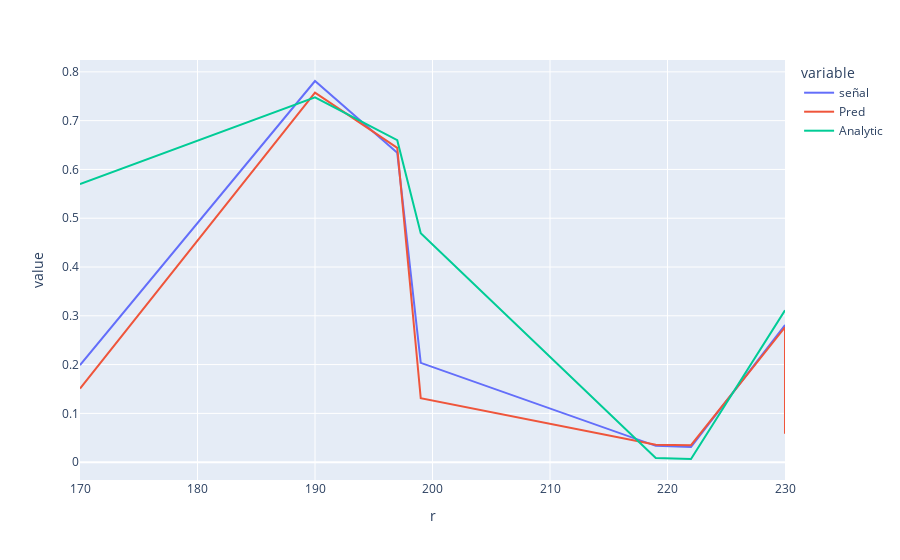

Notebook code cell kept with this figure:
### Code cell
REP = y_test.copy()

REP['Pred'] = DenseAdamaxPrediction7
REP['Analytic'] = MIXEDF0.loc[x_test.index, 'Analytic'].values
REP['Limit'] = MIXEDF0.loc[x_test.index, 'Limit']

REP['Z'] = MIXEDF0.loc[x_test.index, 'Z']



REP[REP['Limit']==200][['señal', 'Pred', 'Analytic']].sort_index().plot()

### Figure 1 — Plotly figure (JSON) as saved in the notebook; plotly's stock layout.template omitted (floating-point values rounded to 4 significant figures)
{"data": [{"hovertemplate": "variable=señal<br>r=%{x}<br>value=%{y}<extra></extra>", "legendgroup": "señal", "line": {"color": "#636efa", "dash": "solid"}, "mode": "lines", "name": "señal", "orientation": "v", "showlegend": true, "type": "scatter", "x": [170, 190, 197, 199, 219, 222, 230, 230], "xaxis": "x", "y": [0.1988, 0.7813, 0.634, 0.2036, 0.03349, 0.0313, 0.281, 0.08399], "yaxis": "y"}, {"hovertemplate": "variable=Pred<br>r=%{x}<br>value=%{y}<extra></extra>", "legendgroup": "Pred", "line": {"color": "#EF553B", "dash": "solid"}, "mode": "lines", "name": "Pred", "orientation": "v", "showlegend": true, "type": "scatter", "x": [170, 190, 197, 199, 219, 222, 230, 230], "xaxis": "x", "y": [0.1508, 0.7575, 0.6443, 0.131, 0.0356, 0.03484, 0.2765, 0.05843], "yaxis": "y"}, {"hovertemplate": "variable=Analytic<br>r=%{x}<br>value=%{y}<extra></extra>", "legendgroup": "Analytic", "line": {"color": "#00cc96", "dash": "solid"}, "mode": "lines", "name": "Analytic", "orientation": "v", "showlegend": true, "type": "scatter", "x": [170, 190, 197, 199, 219, 222, 230, 230], "xaxis": "x", "y": [0.5698, 0.7479, 0.66, 0.4693, 0.008642, 0.006493, 0.3112, 0.3113], "yaxis": "y"}], "layout": {"legend": {"title": {"text": "variable"}, "tracegroupgap": 0}, "margin": {"t": 60}, "xaxis": {"anchor": "y", "domain": [0, 1], "title": {"text": "r"}}, "yaxis": {"anchor": "x", "domain": [0, 1], "title": {"text": "value"}}}}
